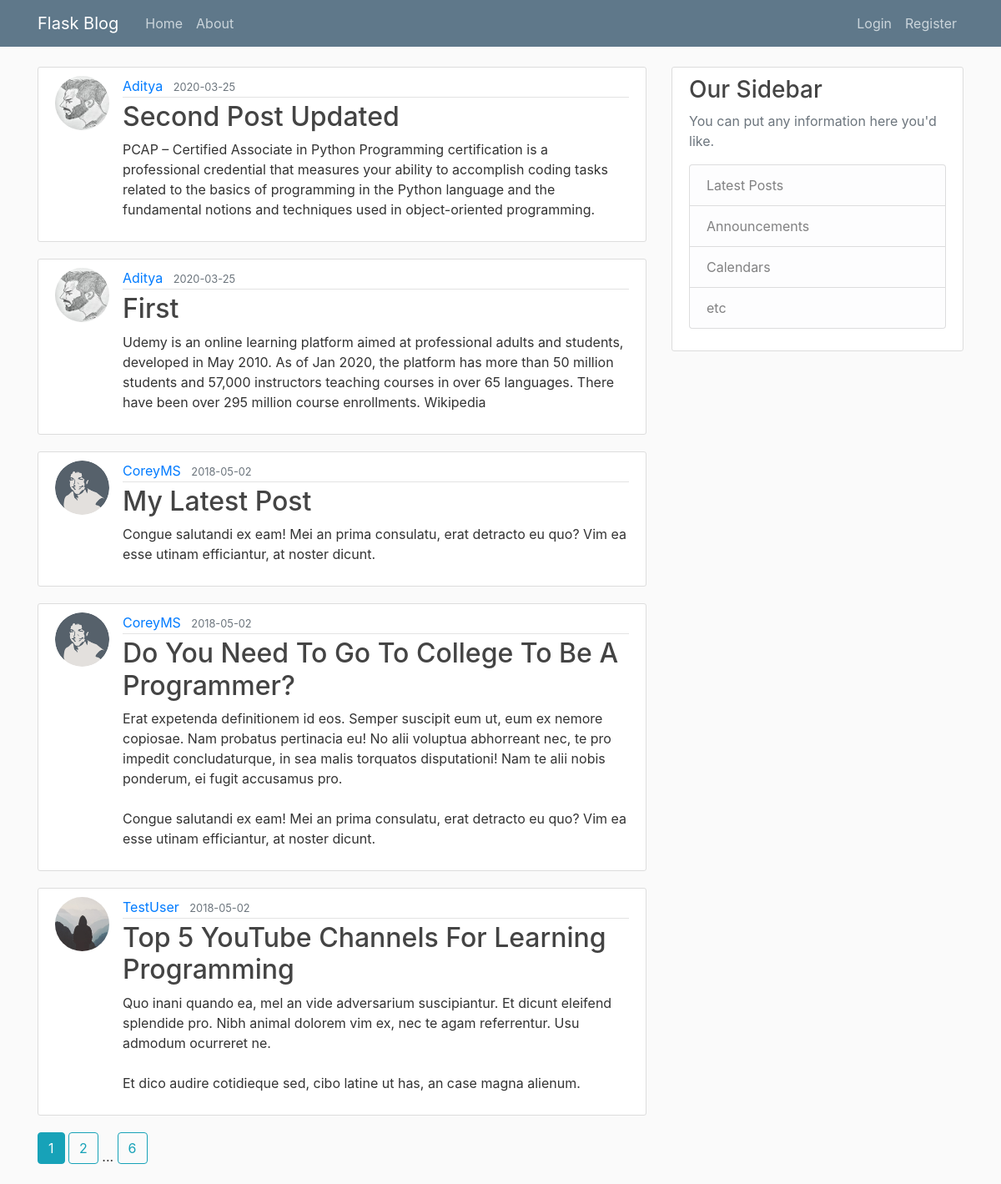
The page /home on the database its author committed.
### flaskblog/models.py (models this page shows, shortened)
class Post(db.Model):
    id = db.Column(db.Integer, primary_key=True)
    title = db.Column(db.String(100), nullable=False)
    date_posted = db.Column(db.DateTime, nullable=False, default=datetime.utcnow)
    content = db.Column(db.Text, nullable=False)
    user_id = db.Column(db.Integer, db.ForeignKey('user.id'), nullable=False)

class User(db.Model, UserMixin):
    id = db.Column(db.Integer, primary_key=True)
    username = db.Column(db.String(20), unique=True, nullable=False)
    email = db.Column(db.String(120), unique=True, nullable=False)
    image_file = db.Column(db.String(20), nullable=False, default='default.jpg')
    password = db.Column(db.String(60), nullable=False)
    posts = db.relationship('Post', backref='author', lazy=True)

### flaskblog/routes.py (the view)
@app.route("/")
@app.route("/home")
def home():
    page = request.args.get('page', 1, type=int)
    posts = Post.query.order_by(Post.date_posted.desc()).paginate(page=page, per_page=5)
    return render_template('home.html', posts=posts)

### flaskblog/templates/home.html
{% extends "layout.html" %}
{% block content %}
    {% for post in posts.items %}
        <article class="media content-section">
          <img class="rounded-circle article-img" src="{{ url_for('static', filename='profile_pics/' + post.author.image_file) }}">
          <div class="media-body">
            <div class="article-metadata">
              <a class="mr-2" href="{{ url_for('user_posts', username=post.author.username) }}">{{ post.author.username }}</a>
              <small class="text-muted">{{ post.date_posted.strftime('%Y-%m-%d') }}</small>
            </div>
            <h2><a class="article-title" href="{{ url_for('post', post_id=post.id) }}">{{ post.title }}</a></h2>
            <p class="article-content">{{ post.content }}</p>
          </div>
        </article>
    {% endfor %}
    {% for page_num in posts.iter_pages(left_edge=1, right_edge=1, left_current=1, right_current=2) %}
      {% if page_num %}
        {% if posts.page == page_num %}
          <a class="btn btn-info mb-4" href="{{ url_for('home', page=page_num) }}">{{ page_num }}</a>
        {% else %}
          <a class="btn btn-outline-info mb-4" href="{{ url_for('home', page=page_num) }}">{{ page_num }}</a>
        {% endif %}
      {% else %}
        ...
      {% endif %}
    {% endfor %}
{% endblock content %}

### flaskblog/templates/layout.html (shortened to what this page needs)
<!DOCTYPE html>
<html>
<head>
    <link rel="stylesheet" href="http://maxcdn.bootstrapcdn.com/bootstrap/4.0.0/css/bootstrap.min.css">
    <link rel="stylesheet" type="text/css" href="{{ url_for('static', filename='main.css') }}">
</head>
<body>
    <header class="site-header">
      <nav class="navbar navbar-expand-md navbar-dark bg-steel fixed-top">
        <div class="container">
          <a class="navbar-brand mr-4" href="/">Flask Blog</a>
          <div class="collapse navbar-collapse" id="navbarToggle">
            <div class="navbar-nav mr-auto">
              <a class="nav-item nav-link" href="{{ url_for('home') }}">Home</a>
              <a class="nav-item nav-link" href="{{ url_for('about') }}">About</a>
            </div>
            <div class="navbar-nav">
              {% if current_user.is_authenticated %}
                <a class="nav-item nav-link" href="{{ url_for('new_post') }}">New Post</a>
                <a class="nav-item nav-link" href="{{ url_for('account') }}">Account</a>
                <a class="nav-item nav-link" href="{{ url_for('individual_posts', username=current_user.username) }}">My Posts</a>
                <a class="nav-item nav-link" href="{{ url_for('logout') }}">Logout</a>
              {% else %}
                <a class="nav-item nav-link" href="{{ url_for('login') }}">Login</a>
                <a class="nav-item nav-link" href="{{ url_for('register') }}">Register</a>
              {% endif %}
            </div>
          </div>
        </div>
      </nav>
    </header>
    <main role="main" class="container">
      <div class="row">
        <div class="col-md-8">
          {% block content %}{% endblock %}
        </div>
        <div class="col-md-4">
          <div class="content-section">
            <h3>Our Sidebar</h3>
            <p class='text-muted'>You can put any information here you'd like.
              <ul class="list-group">
                <li class="list-group-item list-group-item-light">Latest Posts</li>
                <li class="list-group-item list-group-item-light">Announcements</li>
                <li class="list-group-item list-group-item-light">Calendars</li>
                <li class="list-group-item list-group-item-light">etc</li>
              </ul>
            </p>
          </div>
        </div>
      </div>
    </main>
</body>
</html>

### flaskblog/static/main.css (style rules this page uses)
body { background: #fafafa; color: #333333; margin-top: 5rem; }
h1, h2, h3, h4, h5, h6 { color: #444444; }
.bg-steel { background-color: #5f788a; }
.site-header .navbar-nav .nav-link { color: #cbd5db; }
.content-section { background: #ffffff; padding: 10px 20px; border: 1px solid #dddddd; border-radius: 3px; margin-bottom: 20px; }
.article-title { color: #444444; }
.article-content { white-space: pre-line; }
.article-img { height: 65px; width: 65px; margin-right: 16px; }
.article-metadata { padding-bottom: 1px; margin-bottom: 4px; border-bottom: 1px solid #e3e3e3 }

### rows shown on the page
Post: image_file (picture), author.username "Aditya", date_posted "2020-03-25", title "Second Post Updated", content "PCAP – Certified Associate in Python Programming certification is a professional credential that measures your ability to accomplish coding tasks related to the basics of programming in the Python language and the fundamental notions and techniques used in object-oriented programming."
Post: image_file (picture), author.username "Aditya", date_posted "2020-03-25", title "First", content "Udemy is an online learning platform aimed at professional adults and students, developed in May 2010. As of Jan 2020, the platform has more than 50 million students and 57,000 instructors teaching courses in over 65 languages. There have been over 295 million course enrollments. Wikipedia"
Post: image_file (picture), author.username "CoreyMS", date_posted "2018-05-02", title "My Latest Post", content "Congue salutandi ex eam! Mei an prima consulatu, erat detracto eu quo? Vim ea esse utinam efficiantur, at noster dicunt."
Post: image_file (picture), author.username "CoreyMS", date_posted "2018-05-02", title "Do You Need To Go To College To Be A Programmer?", content "Erat expetenda definitionem id eos. Semper suscipit eum ut, eum ex nemore copiosae. Nam probatus pertinacia eu! No alii voluptua abhorreant nec, te pro impedit concludaturque, in sea malis torquatos disputationi! Nam te alii nobis ponderum, ei fugit accusamus pro. Congue salutandi ex eam! Mei an prima consulatu, erat detracto eu quo? Vim ea esse utinam efficiantur, at noster dicunt."
Post: image_file (placeholder picture), author.username "TestUser", date_posted "2018-05-02", title "Top 5 YouTube Channels For Learning Programming", content "Quo inani quando ea, mel an vide adversarium suscipiantur. Et dicunt eleifend splendide pro. Nibh animal dolorem vim ex, nec te agam referrentur. Usu admodum ocurreret ne. Et dico audire cotidieque sed, cibo latine ut has, an case magna alienum."

### other values the page prints
{{ page_num }} "1"
{{ page_num }} "2" "6"
